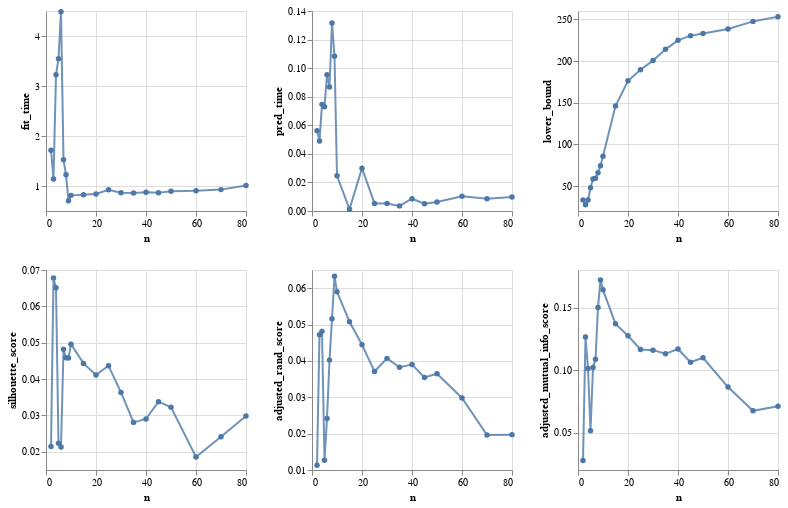

This figure's notebook cell:
### Code cell
math_metric_df = compare_n_values(math_x_train_transformed, math_y_train)
plot_gm(math_metric_df)

### Figure 1 — Vega-Lite specification as saved in the notebook (floating-point values rounded to 4 significant figures)
{"config": {"view": {"continuousWidth": 400, "continuousHeight": 300}}, "repeat": ["fit_time", "pred_time", "lower_bound", "silhouette_score", "adjusted_rand_score", "adjusted_mutual_info_score"], "spec": {"data": {"name": "data-273f7b7ee80945c1e1a2499d69c983ff"}, "mark": {"type": "line", "opacity": 0.8, "point": true}, "encoding": {"x": {"field": "n", "type": "quantitative"}, "y": {"field": {"repeat": "repeat"}, "scale": {"zero": false}, "type": "quantitative"}}, "height": 200, "width": 200}, "columns": 3, "$schema": "https://vega.github.io/schema/vega-lite/v4.17.0.json", "datasets": {"data-273f7b7ee80945c1e1a2499d69c983ff": [{"n": 2, "fit_time": 1.713, "pred_time": 0.05626, "silhouette_score": 0.02149, "adjusted_rand_score": 0.01133, "adjusted_mutual_info_score": 0.02769, "lower_bound": 33.35}, {"n": 3, "fit_time": 1.142, "pred_time": 0.04907, "silhouette_score": 0.06778, "adjusted_rand_score": 0.04716, "adjusted_mutual_info_score": 0.1263, "lower_bound": 27.38}, {"n": 4, "fit_time": 3.224, "pred_time": 0.07464, "silhouette_score": 0.0651, "adjusted_rand_score": 0.04812, "adjusted_mutual_info_score": 0.1012, "lower_bound": 33.11}, {"n": 5, "fit_time": 3.545, "pred_time": 0.07296, "silhouette_score": 0.02233, "adjusted_rand_score": 0.01271, "adjusted_mutual_info_score": 0.05145, "lower_bound": 47.86}, {"n": 6, "fit_time": 4.486, "pred_time": 0.0954, "silhouette_score": 0.02133, "adjusted_rand_score": 0.02416, "adjusted_mutual_info_score": 0.102, "lower_bound": 58.29}, {"n": 7, "fit_time": 1.525, "pred_time": 0.08676, "silhouette_score": 0.0482, "adjusted_rand_score": 0.04022, "adjusted_mutual_info_score": 0.1087, "lower_bound": 59.29}, {"n": 8, "fit_time": 1.227, "pred_time": 0.1317, "silhouette_score": 0.04588, "adjusted_rand_score": 0.0516, "adjusted_mutual_info_score": 0.1501, "lower_bound": 65.78}, {"n": 9, "fit_time": 0.7032, "pred_time": 0.1083, "silhouette_score": 0.04581, "adjusted_rand_score": 0.0633, "adjusted_mutual_info_score": 0.172, "lower_bound": 74.37}, {"n": 10, "fit_time": 0.8126, "pred_time": 0.02463, "silhouette_score": 0.0496, "adjusted_rand_score": 0.059, "adjusted_mutual_info_score": 0.1641, "lower_bound": 85.57}, {"n": 15, "fit_time": 0.824, "pred_time": 0.001291, "silhouette_score": 0.04432, "adjusted_rand_score": 0.05077, "adjusted_mutual_info_score": 0.1369, "lower_bound": 146.0}, {"n": 20, "fit_time": 0.8407, "pred_time": 0.02998, "silhouette_score": 0.04114, "adjusted_rand_score": 0.04446, "adjusted_mutual_info_score": 0.1274, "lower_bound": 176.3}, {"n": 25, "fit_time": 0.9248, "pred_time": 0.005304, "silhouette_score": 0.04368, "adjusted_rand_score": 0.03709, "adjusted_mutual_info_score": 0.1164, "lower_bound": 189.5}, {"n": 30, "fit_time": 0.8631, "pred_time": 0.005276, "silhouette_score": 0.03632, "adjusted_rand_score": 0.0407, "adjusted_mutual_info_score": 0.1159, "lower_bound": 200.5}, {"n": 35, "fit_time": 0.8599, "pred_time": 0.003586, "silhouette_score": 0.02809, "adjusted_rand_score": 0.03826, "adjusted_mutual_info_score": 0.113, "lower_bound": 214.0}, {"n": 40, "fit_time": 0.874, "pred_time": 0.008606, "silhouette_score": 0.02905, "adjusted_rand_score": 0.03901, "adjusted_mutual_info_score": 0.1168, "lower_bound": 224.8}, {"n": 45, "fit_time": 0.8671, "pred_time": 0.005092, "silhouette_score": 0.03379, "adjusted_rand_score": 0.03545, "adjusted_mutual_info_score": 0.1062, "lower_bound": 230.4}, {"n": 50, "fit_time": 0.8969, "pred_time": 0.006311, "silhouette_score": 0.03224, "adjusted_rand_score": 0.03648, "adjusted_mutual_info_score": 0.1098, "lower_bound": 233.1}, {"n": 60, "fit_time": 0.9035, "pred_time": 0.01037, "silhouette_score": 0.01858, "adjusted_rand_score": 0.0298, "adjusted_mutual_info_score": 0.08636, "lower_bound": 238.5}, {"n": 70, "fit_time": 0.9275, "pred_time": 0.008548, "silhouette_score": 0.02414, "adjusted_rand_score": 0.0196, "adjusted_mutual_info_score": 0.06732, "lower_bound": 247.5}, {"n": 80, "fit_time": 1.01, "pred_time": 0.009805, "silhouette_score": 0.02984, "adjusted_rand_score": 0.01973, "adjusted_mutual_info_score": 0.07098, "lower_bound": 253.0}]}}
